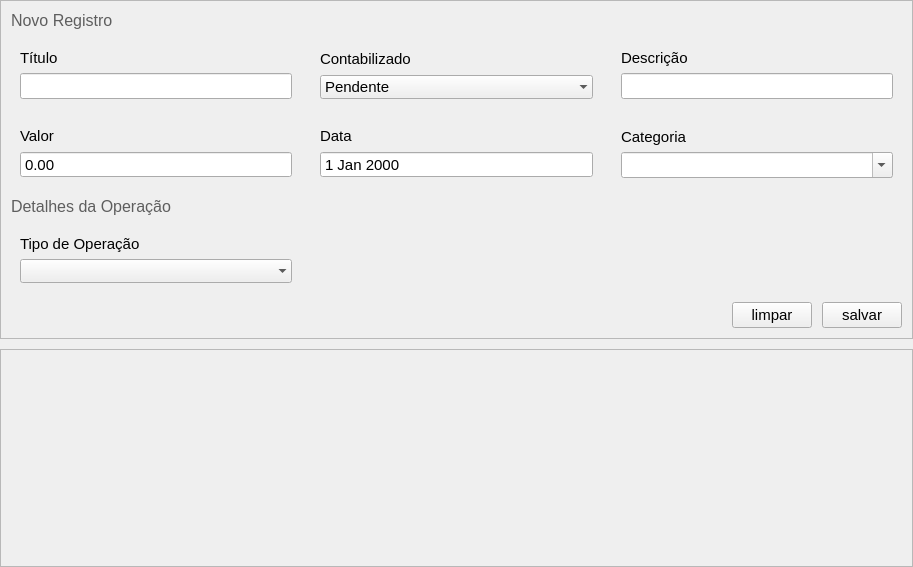
<?xml version="1.0" encoding="UTF-8"?>
<ui version="4.0">
 <class>RegView</class>
 <widget class="QWidget" name="RegView">
  <property name="geometry">
   <rect>
    <x>0</x>
    <y>0</y>
    <width>913</width>
    <height>567</height>
   </rect>
  </property>
  <property name="windowTitle">
   <string>Form</string>
  </property>
  <layout class="QVBoxLayout" name="mainLayout">
   <property name="spacing">
    <number>10</number>
   </property>
   <property name="leftMargin">
    <number>0</number>
   </property>
   <property name="topMargin">
    <number>0</number>
   </property>
   <property name="rightMargin">
    <number>0</number>
   </property>
   <property name="bottomMargin">
    <number>0</number>
   </property>
   <item>
    <widget class="QFrame" name="frameNovoReg">
     <property name="sizePolicy">
      <sizepolicy hsizetype="Preferred" vsizetype="Fixed">
       <horstretch>0</horstretch>
       <verstretch>0</verstretch>
      </sizepolicy>
     </property>
     <property name="frameShape">
      <enum>QFrame::StyledPanel</enum>
     </property>
     <property name="frameShadow">
      <enum>QFrame::Raised</enum>
     </property>
     <layout class="QVBoxLayout" name="verticalLayout_2">
      <property name="spacing">
       <number>10</number>
      </property>
      <property name="leftMargin">
       <number>10</number>
      </property>
      <property name="topMargin">
       <number>10</number>
      </property>
      <property name="rightMargin">
       <number>10</number>
      </property>
      <property name="bottomMargin">
       <number>10</number>
      </property>
      <item>
       <widget class="QLabel" name="label">
        <property name="sizePolicy">
         <sizepolicy hsizetype="Preferred" vsizetype="Fixed">
          <horstretch>0</horstretch>
          <verstretch>0</verstretch>
         </sizepolicy>
        </property>
        <property name="font">
         <font>
          <family>Segoe UI</family>
          <pointsize>12</pointsize>
         </font>
        </property>
        <property name="styleSheet">
         <string notr="true">color: #5E5E5E;</string>
        </property>
        <property name="text">
         <string>Novo Registro</string>
        </property>
       </widget>
      </item>
      <item>
       <widget class="QWidget" name="widRegInputs" native="true">
        <layout class="QGridLayout" name="gridLayout" columnstretch="1,1,1">
         <property name="leftMargin">
          <number>0</number>
         </property>
         <property name="topMargin">
          <number>0</number>
         </property>
         <property name="rightMargin">
          <number>0</number>
         </property>
         <property name="bottomMargin">
          <number>0</number>
         </property>
         <property name="spacing">
          <number>10</number>
         </property>
         <item row="0" column="0">
          <widget class="QWidget" name="widTitulo" native="true">
           <property name="font">
            <font>
             <family>Segoe UI</family>
             <pointsize>11</pointsize>
            </font>
           </property>
           <layout class="QVBoxLayout" name="verticalLayout_3">
            <item>
             <widget class="QLabel" name="label_2">
              <property name="text">
               <string>Título</string>
              </property>
             </widget>
            </item>
            <item>
             <widget class="QLineEdit" name="leTitulo">
              <property name="frame">
               <bool>true</bool>
              </property>
             </widget>
            </item>
           </layout>
          </widget>
         </item>
         <item row="0" column="1">
          <widget class="QWidget" name="widContab" native="true">
           <property name="font">
            <font>
             <family>Segoe UI</family>
             <pointsize>11</pointsize>
            </font>
           </property>
           <layout class="QVBoxLayout" name="verticalLayout_4">
            <item>
             <widget class="QLabel" name="label_11">
              <property name="text">
               <string>Contabilizado</string>
              </property>
             </widget>
            </item>
            <item>
             <widget class="QComboBox" name="cbContab">
              <property name="cursor">
               <cursorShape>PointingHandCursor</cursorShape>
              </property>
              <property name="frame">
               <bool>false</bool>
              </property>
              <item>
               <property name="text">
                <string>Pendente</string>
               </property>
              </item>
              <item>
               <property name="text">
                <string>Contabilizado</string>
               </property>
              </item>
             </widget>
            </item>
           </layout>
          </widget>
         </item>
         <item row="0" column="2">
          <widget class="QWidget" name="widDesc" native="true">
           <property name="font">
            <font>
             <family>Segoe UI</family>
             <pointsize>11</pointsize>
            </font>
           </property>
           <layout class="QVBoxLayout" name="verticalLayout_5">
            <item>
             <widget class="QLabel" name="label_12">
              <property name="text">
               <string>Descrição</string>
              </property>
             </widget>
            </item>
            <item>
             <widget class="QLineEdit" name="leDesc">
              <property name="frame">
               <bool>true</bool>
              </property>
             </widget>
            </item>
           </layout>
          </widget>
         </item>
         <item row="1" column="0">
          <widget class="QWidget" name="widVal" native="true">
           <property name="font">
            <font>
             <family>Segoe UI</family>
             <pointsize>11</pointsize>
            </font>
           </property>
           <layout class="QVBoxLayout" name="verticalLayout_6">
            <item>
             <widget class="QLabel" name="label_13">
              <property name="text">
               <string>Valor</string>
              </property>
             </widget>
            </item>
            <item>
             <widget class="QDoubleSpinBox" name="dsVal">
              <property name="frame">
               <bool>true</bool>
              </property>
              <property name="buttonSymbols">
               <enum>QAbstractSpinBox::NoButtons</enum>
              </property>
             </widget>
            </item>
           </layout>
          </widget>
         </item>
         <item row="1" column="1">
          <widget class="QWidget" name="widData" native="true">
           <property name="font">
            <font>
             <family>Segoe UI</family>
             <pointsize>11</pointsize>
            </font>
           </property>
           <layout class="QVBoxLayout" name="verticalLayout_7">
            <item>
             <widget class="QLabel" name="label_14">
              <property name="text">
               <string>Data</string>
              </property>
             </widget>
            </item>
            <item>
             <widget class="QDateEdit" name="dtData">
              <property name="frame">
               <bool>true</bool>
              </property>
              <property name="buttonSymbols">
               <enum>QAbstractSpinBox::NoButtons</enum>
              </property>
              <property name="calendarPopup">
               <bool>false</bool>
              </property>
             </widget>
            </item>
           </layout>
          </widget>
         </item>
         <item row="2" column="0" colspan="3">
          <widget class="QLabel" name="label_19">
           <property name="font">
            <font>
             <family>Segoe UI</family>
             <pointsize>12</pointsize>
            </font>
           </property>
           <property name="styleSheet">
            <string notr="true">color: #5E5E5E;</string>
           </property>
           <property name="text">
            <string>Detalhes da Operação</string>
           </property>
           <property name="margin">
            <number>0</number>
           </property>
          </widget>
         </item>
         <item row="3" column="0">
          <widget class="QWidget" name="widOperacao" native="true">
           <property name="font">
            <font>
             <family>Segoe UI</family>
             <pointsize>11</pointsize>
            </font>
           </property>
           <layout class="QVBoxLayout" name="verticalLayout_9">
            <item>
             <widget class="QLabel" name="label_16">
              <property name="text">
               <string>Tipo de Operação</string>
              </property>
             </widget>
            </item>
            <item>
             <widget class="QComboBox" name="cbOperacao">
              <property name="cursor">
               <cursorShape>PointingHandCursor</cursorShape>
              </property>
              <property name="frame">
               <bool>false</bool>
              </property>
             </widget>
            </item>
           </layout>
          </widget>
         </item>
         <item row="1" column="2">
          <widget class="QWidget" name="widCat" native="true">
           <property name="font">
            <font>
             <family>Segoe UI</family>
             <pointsize>11</pointsize>
            </font>
           </property>
           <layout class="QVBoxLayout" name="verticalLayout_8">
            <item>
             <widget class="QLabel" name="label_15">
              <property name="text">
               <string>Categoria</string>
              </property>
             </widget>
            </item>
            <item>
             <widget class="QComboBox" name="cbCat">
              <property name="cursor">
               <cursorShape>IBeamCursor</cursorShape>
              </property>
              <property name="editable">
               <bool>true</bool>
              </property>
              <property name="frame">
               <bool>true</bool>
              </property>
             </widget>
            </item>
           </layout>
          </widget>
         </item>
        </layout>
       </widget>
      </item>
      <item>
       <widget class="QWidget" name="widget_2" native="true">
        <property name="sizePolicy">
         <sizepolicy hsizetype="Preferred" vsizetype="Fixed">
          <horstretch>0</horstretch>
          <verstretch>0</verstretch>
         </sizepolicy>
        </property>
        <layout class="QHBoxLayout" name="horizontalLayout">
         <property name="spacing">
          <number>10</number>
         </property>
         <property name="leftMargin">
          <number>0</number>
         </property>
         <property name="topMargin">
          <number>0</number>
         </property>
         <property name="rightMargin">
          <number>0</number>
         </property>
         <property name="bottomMargin">
          <number>0</number>
         </property>
         <item>
          <spacer name="horizontalSpacer">
           <property name="orientation">
            <enum>Qt::Horizontal</enum>
           </property>
           <property name="sizeHint" stdset="0">
            <size>
             <width>718</width>
             <height>20</height>
            </size>
           </property>
          </spacer>
         </item>
         <item>
          <widget class="QPushButton" name="btnLimpar">
           <property name="font">
            <font>
             <family>Segoe UI</family>
             <pointsize>11</pointsize>
            </font>
           </property>
           <property name="text">
            <string>limpar</string>
           </property>
          </widget>
         </item>
         <item>
          <widget class="QPushButton" name="btnSalvar">
           <property name="font">
            <font>
             <family>Segoe UI</family>
             <pointsize>11</pointsize>
            </font>
           </property>
           <property name="text">
            <string>salvar</string>
           </property>
          </widget>
         </item>
        </layout>
       </widget>
      </item>
     </layout>
    </widget>
   </item>
   <item>
    <widget class="QFrame" name="frameHistorico">
     <property name="frameShape">
      <enum>QFrame::StyledPanel</enum>
     </property>
     <property name="frameShadow">
      <enum>QFrame::Raised</enum>
     </property>
    </widget>
   </item>
  </layout>
 </widget>
 <resources/>
 <connections/>
</ui>
